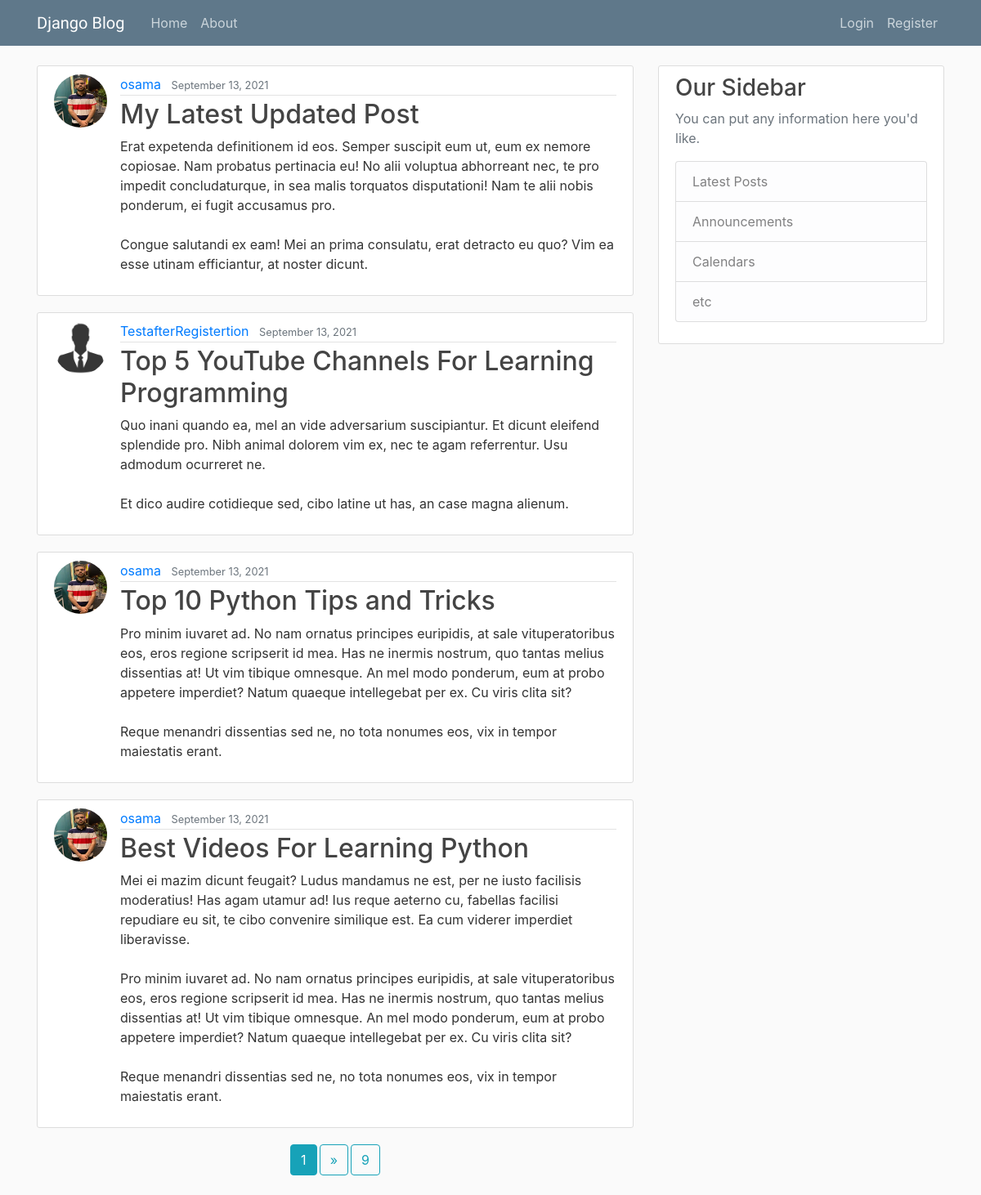
Before: / with the older database file.
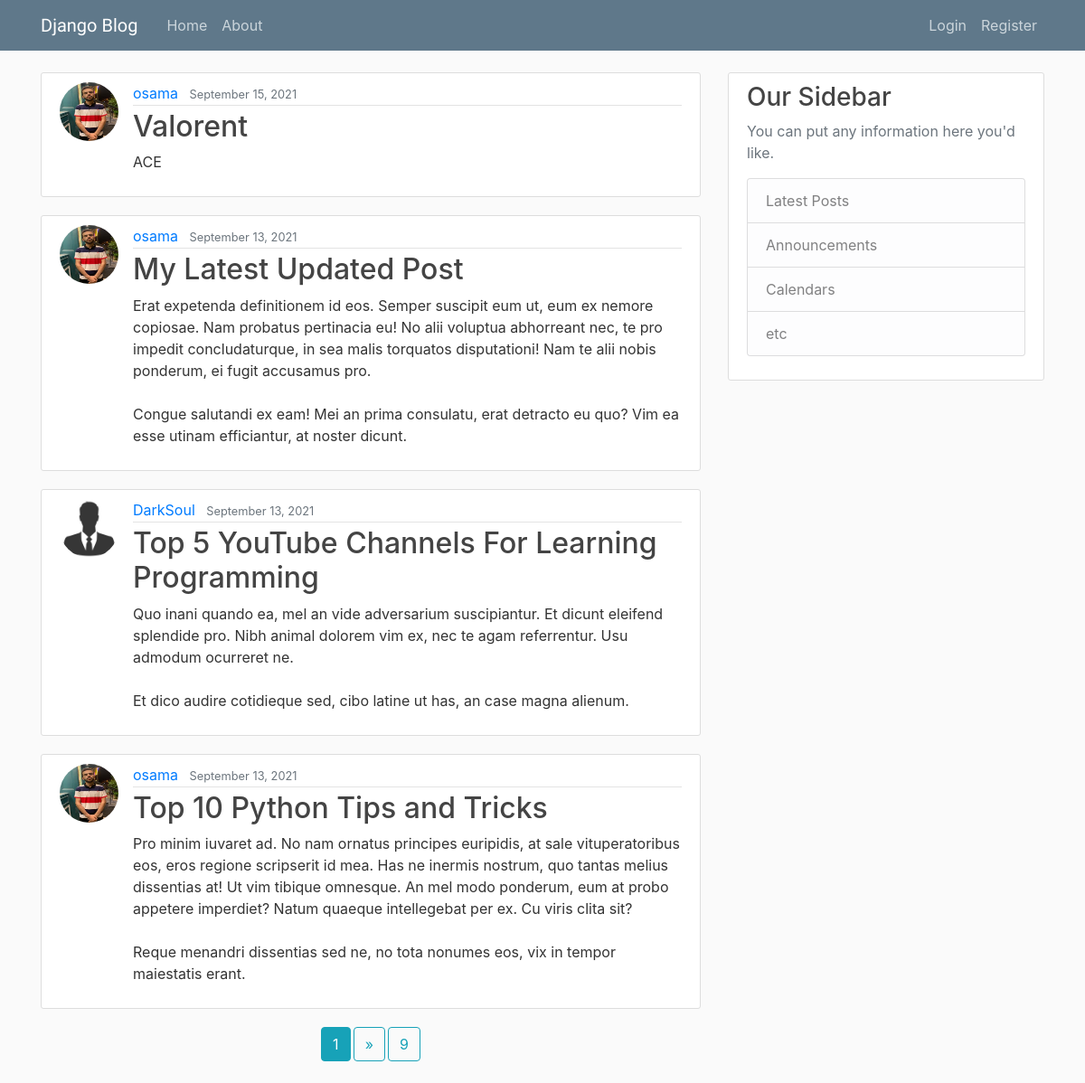
After: the same page with the newer database file.
### blog/models.py (models this page shows, shortened)
class Post(models.Model):
    title = models.CharField(max_length=100)
    content = models.TextField()
    date_posted = models.DateTimeField(default=timezone.now)
    author = models.ForeignKey(User, on_delete=models.CASCADE)

### users/models.py (models this page shows, shortened)
class Profile(models.Model):
  user= models.OneToOneField(User, on_delete=models.CASCADE)
  image = models.ImageField(default='default.jpg',upload_to='profile_pics' )
  bio = models.TextField(max_length=500, blank=True)
  Above_18 = models.BooleanField(name= 'Above 18',null=True)

### blog/views.py (the view)
# urls.py: path('', PostListView.as_view(), name='blog-home'),
class PostListView(ListView):
    model = Post
    template_name = 'blog/home.html'
    context_object_name='posts'
    ordering= ['-date_posted']
    paginate_by= 4

### blog/templates/blog/home.html (shortened to what this page needs)
{% extends "blog/base.html" %} {% block content %} {% for post in posts %}
<article class="media content-section">
  <img
    class="rounded-circle article-img"
    src="{{post.author.profile.image.url}}"
    alt=""
  />
  <div class="media-body">
    <div class="article-metadata">
      <a class="mr-2" href="{% url 'user-posts' post.author.username %}"
        >{{ post.author }}</a
      >
      <small class="text-muted">{{ post.date_posted | date:"F d, Y"}}</small>
    </div>
    <h2>
      <a class="article-title" href="{% url 'post-detail' post.id %}"
        >{{ post.title }}</a
      >
    </h2>
    <p class="article-content">{{ post.content }}</p>
  </div>
</article>
{% endfor %}
<footer style="gap: 3px" class="pagination justify-content-center">
  {% if is_paginated %}
  <a class="btn btn-info mb-4" href="?page={{page_obj.number }}"
    >{{page_obj.number }}</a
  >
  {% if page_obj.has_next %}
  <a
    class="btn btn-outline-info mb-4"
    href="?page={{page_obj.next_page_number }}"
    >&raquo;</a
  >
  <a
    class="btn btn-outline-info mb-4"
    href="?page={{page_obj.paginator.num_pages}}"
    >{{page_obj.paginator.num_pages}}</a
  >
  {% endif %} {% endif %}
</footer>
{% endblock content %}

### blog/templates/blog/base.html (shortened to what this page needs)
{% load static %}
<!DOCTYPE html>
<html lang="en">
<head>
  <link rel="stylesheet" href="https://maxcdn.bootstrapcdn.com/bootstrap/4.0.0/css/bootstrap.min.css"
>
  <link rel="stylesheet" type="text/css" href="{% static 'blog/main.css' %}">
</head>
<body>
  <header class="site-header">
    <nav class="navbar navbar-expand-md navbar-dark bg-steel fixed-top">
      <div class="container">
        <a class="navbar-brand mr-4"  style="font-family: lobster ;" href="{% url 'blog-home' %}">Django Blog</a>
        <div class="collapse navbar-collapse" id="navbarToggle">
          <div class="navbar-nav mr-auto">
            <a class="nav-item nav-link" href="{% url 'blog-home' %}">Home</a>
            <a class="nav-item nav-link" href="{% url 'blog-about' %}">About</a>
          </div>
          <div class="navbar-nav">
            {% if user.is_authenticated %}
            <a class="nav-item nav-link" href="{% url 'post-create' %}">New Post</a>
            <a class="nav-item nav-link" href="{% url 'profile' %}">Profile</a>
            <a class="nav-item nav-link" href="{% url 'logout' %}">Logout</a>
            {%else%}
            <a class="nav-item nav-link" href="{% url 'login' %}">Login</a>
            <a class="nav-item nav-link" href=" {% url 'register' %}">Register</a>
            {%endif%}
          </div>
        </div>
      </div>
    </nav>
  </header>
  <main role="main" class="container">
    <div class="row">
      <div class="col-md-8">
        {% block content %}{% endblock %}
      </div>
      <div class="col-md-4">
        <div class="content-section">
          <h3>Our Sidebar</h3>
          <p class='text-muted'>You can put any information here you'd like.
          <ul class="list-group">
            <li class="list-group-item list-group-item-light">Latest Posts</li>
            <li class="list-group-item list-group-item-light">Announcements</li>
            <li class="list-group-item list-group-item-light">Calendars</li>
            <li class="list-group-item list-group-item-light">etc</li>
          </ul>
          </p>
        </div>
      </div>
    </div>
  </main>
</body>
</html>

### blog/static/blog/main.css (style rules this page uses)
body { background: #fafafa; color: #333333; margin-top: 5rem; }
h1, h2, h3, h4, h5, h6 { color: #444444; }
ul { margin: 0; }
.bg-steel { background-color: #5f788a; }
.site-header .navbar-nav .nav-link { color: #cbd5db; }
.content-section { background: #ffffff; padding: 10px 20px; border: 1px solid #dddddd; border-radius: 3px; margin-bottom: 20px; }
.article-title { color: #444444; }
.article-content { white-space: pre-line; }
.article-img { height: 65px; width: 65px; margin-right: 16px; }
.article-metadata { padding-bottom: 1px; margin-bottom: 4px; border-bottom: 1px solid #e3e3e3; }

Changed rows visible on the page:
no longer on this page (row unchanged): Post: author.profile.image (picture), author "osama", date_posted "September 13, 2021", title "Best Videos For Learning Python", content "Mei ei mazim dicunt feugait? Ludus mandamus ne est, per ne iusto facilisis moderatius! Has agam utamur ad! Ius reque aeterno cu, fabellas facilisi repudiare eu sit, te cibo convenire similique est. Ea cum viderer imperdiet liberavisse. Pro minim iuvaret ad. No nam ornatus principes euripidis, at sale vituperatoribus eos, eros regione scripserit id mea. Has ne inermis nostrum, quo tantas melius dissentias at! Ut vim tibique omnesque. An mel modo ponderum, eum at probo appetere imperdiet? Natum quaeque intellegebat per ex. Cu viris clita sit? Reque menandri dissentias sed ne, no tota nonumes eos, vix in tempor maiestatis erant."
added Post: author.profile.image (picture), author "osama", date_posted "September 15, 2021", title "Valorent", content "ACE"
changed through a linked row, Post "Top 5 YouTube Channels For Learning Programming": author "TestafterRegistertion" → "DarkSoul"
